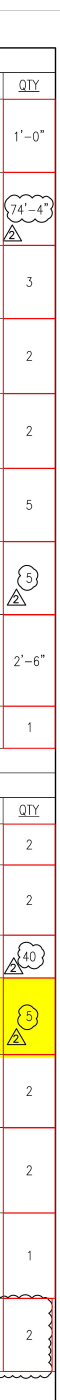
#> input picture aa.jpg, 300 x 7000 px (shown at 1/5 size)
$ python -i ocr_table.py   (imports and definitions only)
#> lines starting #> are read from the running program, lines starting #| are printed output that depends on the picture; after the words box and inside, x2 and y2 are one past the last pixel; in counts of white or black regions, pixels touching at a corner belong together
import cv2
import numpy as np
# import matplotlib.pyplot as plt
import os
import pytesseract

pytesseract.pytesseract.tesseract_cmd = r'C:\Program Files\Tesseract-OCR\tesseract.exe'


# path = 'aaa'
# os.makedirs(path, exist_ok=True)

# file = ('cropped/upload.pdf/crop2_1.jpg')

def ocr_table(file):
    # print("+++++++++++", file)
#> called with file = 'aa.jpg'
    im1 = cv2.imread(file)
#> im1 is the input picture: shape (7000, 300, 3); mean B, G, R 224.4, 236.4, 246.1
    im = cv2.imread(file)
    gray = cv2.cvtColor(im1, cv2.COLOR_BGR2GRAY)
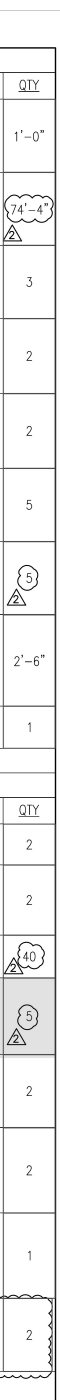
#> gray: shape (7000, 300) (shown at 1/5 size); min 0, max 255, mean 237.9
    blur = cv2.GaussianBlur(gray, (3,3), 0)
    # blur = cv2.medianBlur(gray, 3)
    # cv2.imshow("blur", blur)
    # cv2.waitKey(0)

    thresh = cv2.threshold(blur, 0, 255, cv2.THRESH_BINARY_INV + cv2.THRESH_OTSU)[1]
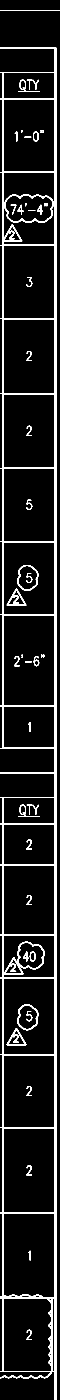
#> thresh: shape (7000, 300) (shown at 1/5 size); 7.4% white; 53 white regions

    contours, hierarchy = cv2.findContours(thresh, cv2.RETR_TREE, cv2.CHAIN_APPROX_SIMPLE)
#> contours = 99 contours, 2 with area under 20; largest, box (x1, y1, x2, y2) and area: (0, 236, 281, 7000) 1671354, (18, 3076, 274, 3529) 115256, (18, 5641, 274, 6063) 107353, (18, 6067, 274, 6490) 105208, (18, 4892, 274, 5271) 96382

    coordinates = []
    cells = []
    k=0
    for cnt in contours:
        x, y, w, h = cv2.boundingRect(cnt)
        coordinates.append((x, y, w, h))

        # if (w>200 and w<300) and (h>200 and h<500):
        if (file == "./cropped/upload.pdf\crop4_3.jpg" and ((w>200 and w<300) and (h>200 and h<500))):

            k+=1
            cv2.rectangle(im, (x, y), (x+w, y+h), (0, 0, 255), 3)
            cell = thresh[y:y+h, x:x+w]
            # cell = thresh[y+int(h/2)-40:y+int(h/2)+40, x:x+w]
            cell = cell[10:-10, 10:-10]
            kernel = np.ones((5,5), np.uint8)
            dilated_value = cv2.dilate(cell, kernel, iterations=1)

            # Use Canny edge detection to find edges
            # edges = cv2.Canny(cell, 50, 150)
            edges = cv2.morphologyEx(dilated_value, cv2.MORPH_GRADIENT, kernel)
            # cv2.imwrite("aaa/aaa"+str(k)+".bmp", edges)

            # Find contours in the edge map
            contours1, _ = cv2.findContours(edges, cv2.RETR_TREE, cv2.CHAIN_APPROX_SIMPLE)
            # cv2.drawContours(edges, contours1, -1, (255,255,255), 3)

            # Create a mask to remove the cloud shape
            mask = np.zeros(cell.shape, dtype=np.uint8)

            # print("-------------------", k, y, h)
            for cnt1 in contours1:
                # area = cv2.contourArea(cnt1)
                x1, y1, w1, h1 = cv2.boundingRect(cnt1)
                # print("-------->\n",y1, h1)
                if y1 > int(h/2)-40 and y1 < int(h/2)+40 and 60 > h1:

                    cv2.drawContours(mask, [cnt1], -1, (255, 255, 255), thickness=cv2.FILLED)
            # cv2.drawContours(mask, [max(contours1, key=cv2.contourArea)], -1, (255, 255, 255), thickness=cv2.FILLED)
            # cv2.imwrite("aaa/aaa"+str(k)+".bmp", mask)
            # Invert the mask so that the cloud shape is white and the rest is black
            # mask_inv = cv2.bitwise_not(mask)

            # Bitwise-AND mask and original image
            result = cv2.bitwise_and(cell, mask)
            cells.append(result)

            # cv2.imwrite("aaa/aaa"+str(k)+".bmp", result)
        elif (file == "./cropped/upload.pdf\crop2_1.jpg" and ((w>50 and w<500) and (h>100 and h<500))):
            k+=1
            cv2.rectangle(im, (x, y), (x+w, y+h), (0, 0, 255), 3)
            cell = thresh[y:y+h, x:x+w]
            cell = cell[10:-10, 10:-10]
            cells.append(cell)
        elif (file == "./cropped/upload.pdf\crop1_0.jpg" and ((w>1500 and w<2200) and (h>200 and h<500))):
            k+=1
            cv2.rectangle(im, (x, y), (x+w, y+h), (0, 0, 255), 3)
            cell = thresh[y:y+h, x:x+w]
            cell = cell[2:-2, 2:-2]
            cells.append(cell)
#> this loop made 99 passes
#> (x, y, w, h) on passes 1 to 12: (0, 236, 281, 6764), (248, 6685, 11, 138), (248, 6616, 11, 23), (248, 6556, 11, 22), (244, 6494, 15, 16), (18, 6494, 241, 362), (132, 6649, 28, 50), (262, 6493, 13, 364), (8, 6485, 7, 6), (18, 6482, 17, 8), (165, 6478, 45, 12), (45, 6478, 44, 12)
#> (cnt, x, y, w, h) on pass 27: ([[92, 4825], [93, 4824], [94, 4825], [93, 4826]], 92, 4824, 3, 3)
#> after the loop, cells = []; coordinates = 99 items, first 6: (0, 236, 281, 6764), (248, 6685, 11, 138), (248, 6616, 11, 23), (248, 6556, 11, 22), (244, 6494, 15, 16), (18, 6494, 241, 362); k = 0

    # print("cells----")
    ocr_text = []
    j = 0
    for cell in cells:
        kernel = np.ones((5,7), np.uint8)
        dilated_cell = cv2.dilate(cell, kernel, iterations=1)
        eroded_cell = cv2.erode(dilated_cell, kernel, iterations=1)
        if file == "./cropped/upload.pdf\crop2_1.jpg":
            image = dilated_cell
        elif file == "./cropped/upload.pdf\crop4_3.jpg":
            image = eroded_cell
        elif file == "./cropped/upload.pdf\crop1_0.jpg":
            image = cell

        # cv2.imwrite("aaa/aaa"+str(j)+".bmp", eroded_cell)
        j+=1        # text = pytesseract.image_to_string(dilated_cell, config='--oem 3 --psm 6')
        text = pytesseract.image_to_string(image, config='--oem 3 -l eng --psm 6')
        ocr_text.append(text)
#> this loop made 0 passes
#> after the loop, j = 0; ocr_text = []

    # print(ocr_text)
    return "\n".join(ocr_text)
    # plt.imshow(cv2.cvtColor(hierarchy, cv2.COLOR_BGR2RGB))
    # plt.show()
# ocr_table('./cropped/upload.pdf\crop2_1.jpg')

>>> result = ocr_table('aa.jpg')
#> result = ''

$ run again, on aaa1.jpg
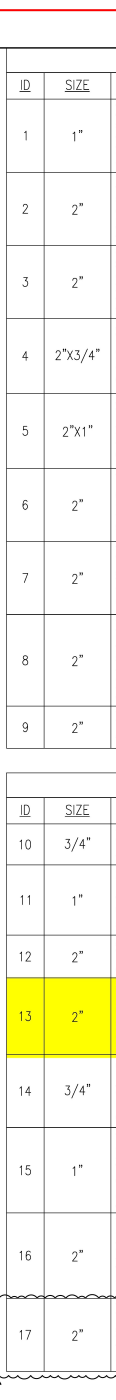
#> input picture aaa1.jpg, 580 x 7000 px (shown at 1/5 size)
#> in ocr_table, im1 is the input picture: shape (7000, 580, 3); mean B, G, R 233.3, 246.4, 246.8
#> in ocr_table, `gray = cv2.cvtColor(im1, cv2.COLOR_BGR2GRAY)`:
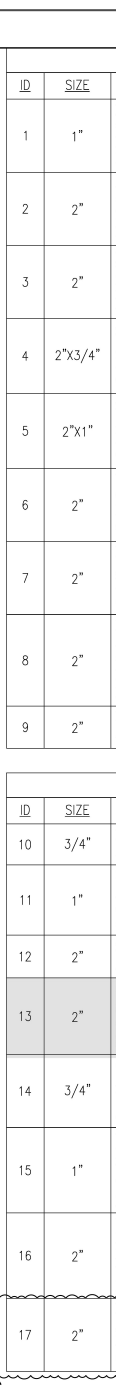
#> gray: shape (7000, 580) (shown at 1/5 size); min 0, max 255, mean 245
#> in ocr_table, `thresh = cv2.threshold(blur, 0, 255, cv2.THRESH_BINARY_INV + cv2.THRES..`:
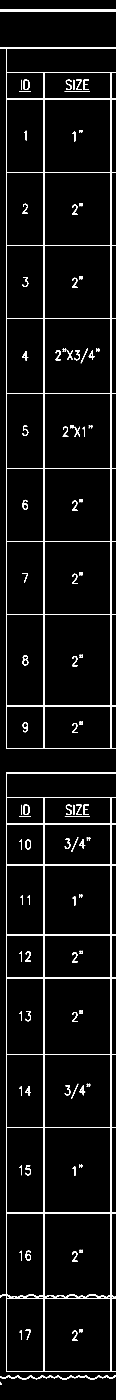
#> thresh: shape (7000, 580) (shown at 1/5 size); 3.4% white; 111 white regions
#> contours = 175 contours; largest, box (x1, y1, x2, y2) and area: (0, 236, 580, 3743) 1775978, (0, 3863, 580, 6859) 1507198, (221, 3074, 554, 3530) 151052, (221, 5639, 554, 6064) 140760, (221, 6065, 554, 6487) 137128
#> the loop in ocr_table, `for cnt in contours:` made 175 passes
#> (x, y, w, h) on passes 1 to 3: (0, 6909, 7, 15), (0, 6875, 580, 22), (0, 3863, 580, 2996)
#> after the loop in ocr_table, `for cnt in contours:`: cells = []; coordinates = 175 items, first 6: (0, 6909, 7, 15), (0, 6875, 580, 22), (0, 3863, 580, 2996), (221, 6492, 333, 365), (361, 6654, 27, 49), (407, 6646, 7, 16); k = 0
#> after the loop in ocr_table, `for cell in cells:`: ocr_text = []
#> result = ''
